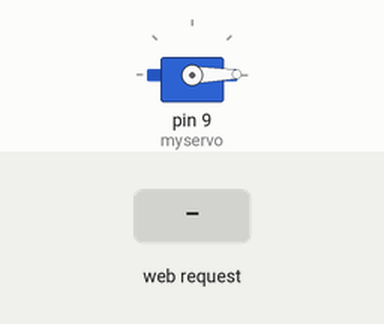
Recording of a sketch running on a simulated Arduino Mega 2560, built for the host (arithmetic inside an expression is 32-bit, double 64-bit). Parts: servo. Inputs (shaded band) come from the test bench. WiFi joins after 1.5 s; servers stay silent unless stated; what the sketch prints to the serial monitor is not drawn.

Above: at 2.7 s.
2.8 s: HTTP request GET /?graus= received
Timing chart, 0 to 5.8 s (numbered marks = the images above; inputs shaded):
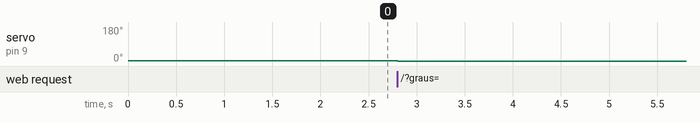

Measured:
- after the input at 2.8 s, servo on pin 9 (myservo): 1° → 0° at once

The sketch:

ServoWiFiServer.ino
```cpp
#include "WiFiEsp.h"
#include <Servo.h>

// Dados da rede WiFi
char ssid[] = "IFRS-ALUNOS";
char pass[] = "ifrsfarroupilha";

// Criando o objeto para a criação de um Servidor Web na porta 80
WiFiEspServer server(80);

String requisicao;
Servo myservo;
int pos = 1;

void setup()
{
  Serial.begin(9600);

  // Inicializando a comunicacao com o ESP8266
  Serial1.begin(115200);
  WiFi.init(&Serial1);

  // Conectando a rede WiFi
  Serial.print("Connecting to WiFi network: ");
  Serial.println(ssid);

  while (WiFi.status() != WL_CONNECTED) {
    WiFi.begin(ssid, pass);
  }

  Serial.println("Connected to WiFi!");

  // Inicializando o Servo Motor
  myservo.attach(9);
  myservo.write(pos);

  // Inicializando o servidor Web
  server.begin();
  Serial.print("Server is at IP address: ");
  Serial.println(WiFi.localIP());

  requisicao = "";
}

void loop() {

  // Detectando a solicitacao de conexao de um cliente
  WiFiEspClient client = server.available();

  if (client) {
    boolean currentLineIsBlank = true;

    // Leitura dos dados da requisicao do cliente
    while (client.connected()) {

      if (client.available()) {
        char c = client.read();
        requisicao += c;

        if (c == '\n' && currentLineIsBlank) {
          Serial.println(requisicao);

          // Detectando o valor do argumento da URL
          // para controlar a posicao do Servo Motor
          int inicio = requisicao.indexOf("GET /?graus=");

          if (inicio != -1) {
            inicio += 12;

            int fim = requisicao.indexOf(' ', inicio);
            String posStr = requisicao.substring(inicio, fim);

            pos = constrain(posStr.toInt(), 0, 180);

            myservo.write(pos);

            Serial.print("Setando posicao do servo para: ");
            Serial.println(pos);

            delay(15);
          }

          // Envia HTML de resposta ao cliente
          enviaResposta(client, pos);

          break;
        }

        if (c == '\n') {
          currentLineIsBlank = true;
        }
        else if (c != '\r') {
          currentLineIsBlank = false;
        }
      }
    }

    // Finalizando a conexao HTTP
    delay(1);
    client.stop();

    Serial.println("Client disconnected");
    Serial.println("");

    requisicao = "";
  }
}

// Funcao para enviar o HTML com formulario
// para controle do Servo Motor
void enviaResposta(WiFiEspClient client, int pos) {

  client.println("HTTP/1.1 200 OK");
  client.println("Content-Type: text/html");
  client.println("Connection: close");
  client.println("");

  client.println("<!DOCTYPE HTML>");
  client.println("<html>");

  client.println("O servo esta na posicao ");
  client.println(pos);
  client.println("<br><br>");

  client.println("<form>");
  client.println("<input required name=\"graus\" type=\"number\" min=\"0\" max=\"180\"/>");
  client.println("<input type=\"submit\" value=\"Enviar\">");
  client.println("</form>");

  client.println("</html>");
}
```
